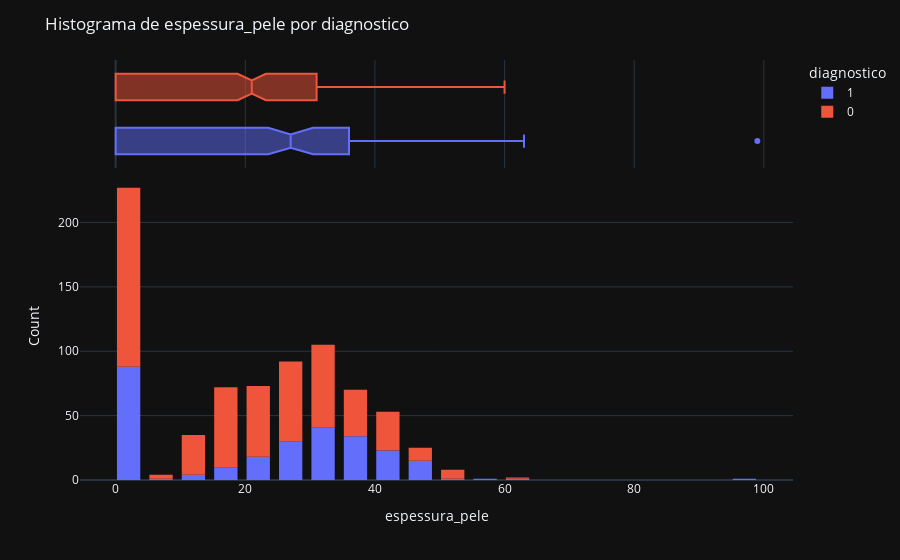

The notebook cell this image was saved under:
### Markdown cell above
##### 1.2.1.4 Feature Espessura da Pele

### Code cell
print_feature_distribution(original_dataset, 'espessura_pele')

### Figure 1 — Plotly figure (JSON) as saved in the notebook; plotly's stock layout.template omitted (floating-point values rounded to 4 significant figures; data arrays with more than 128 entries replaced by an {"elided": "..."} marker saying what was removed)
{"data": [{"alignmentgroup": "True", "bingroup": "x", "hovertemplate": "diagnostico=1<br>espessura_pele=%{x}<br>count=%{y}<extra></extra>", "legendgroup": "1", "marker": {"color": "#636efa", "pattern": {"shape": ""}}, "name": "1", "offsetgroup": "1", "orientation": "v", "showlegend": true, "type": "histogram", "x": {"elided": "268 int values"}, "xaxis": "x", "yaxis": "y"}, {"alignmentgroup": "True", "hovertemplate": "diagnostico=1<br>espessura_pele=%{x}<extra></extra>", "legendgroup": "1", "marker": {"color": "#636efa"}, "name": "1", "notched": true, "offsetgroup": "1", "showlegend": false, "type": "box", "x": {"elided": "268 int values"}, "xaxis": "x2", "yaxis": "y2"}, {"alignmentgroup": "True", "bingroup": "x", "hovertemplate": "diagnostico=0<br>espessura_pele=%{x}<br>count=%{y}<extra></extra>", "legendgroup": "0", "marker": {"color": "#EF553B", "pattern": {"shape": ""}}, "name": "0", "offsetgroup": "0", "orientation": "v", "showlegend": true, "type": "histogram", "x": {"elided": "500 int values"}, "xaxis": "x", "yaxis": "y"}, {"alignmentgroup": "True", "hovertemplate": "diagnostico=0<br>espessura_pele=%{x}<extra></extra>", "legendgroup": "0", "marker": {"color": "#EF553B"}, "name": "0", "notched": true, "offsetgroup": "0", "showlegend": false, "type": "box", "x": {"elided": "500 int values"}, "xaxis": "x2", "yaxis": "y2"}], "layout": {"bargap": 0.2, "bargroupgap": 0.1, "barmode": "relative", "legend": {"title": {"text": "diagnostico"}, "tracegroupgap": 0}, "margin": {"t": 60}, "title": {"text": "Histograma de espessura_pele por diagnostico"}, "xaxis": {"anchor": "y", "domain": [0, 1], "title": {"text": "espessura_pele"}}, "xaxis2": {"anchor": "y2", "domain": [0, 1], "matches": "x", "showgrid": true, "showticklabels": false}, "yaxis": {"anchor": "x", "domain": [0, 0.7326], "title": {"text": "Count"}}, "yaxis2": {"anchor": "x2", "domain": [0.7426, 1], "matches": "y2", "showgrid": false, "showline": false, "showticklabels": false, "ticks": ""}}}
